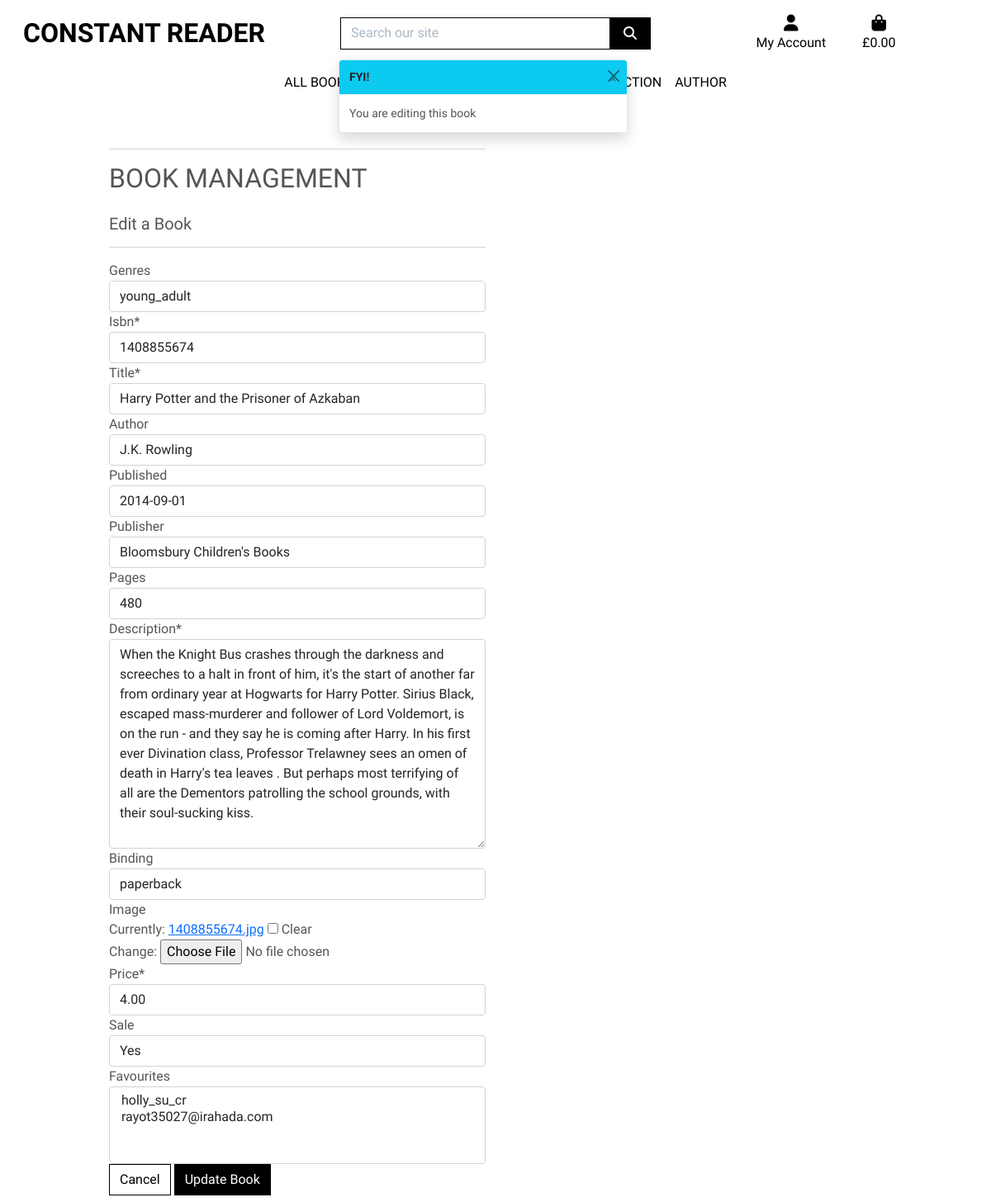
The app's page /books/edit/3 with its own data.
### books/models.py (models this page shows, shortened)
class Books(models.Model):
    class Meta:
        verbose_name_plural = 'Books'
    genres = models.ForeignKey('Genres', null=True, blank=True, on_delete=models.SET_NULL)
    isbn = models.CharField(max_length=15)
    title = models.CharField(max_length=254)
    author = models.CharField(max_length=254, null=True, blank=True)
    published = models.DateField(null=True, blank=True, auto_now=False, auto_now_add=False)
    publisher = models.CharField(max_length=254, null=True, blank=True)
    pages = models.IntegerField(null=True, blank=True)
    description = models.TextField()
    binding = models.CharField(max_length=50, null=True, blank=True)
    image = models.ImageField(null=True, blank=True)
    price = models.DecimalField(max_digits=6, decimal_places=2)
    sale = models.BooleanField(null=True, blank=True)
    favourites = models.ManyToManyField(User, related_name='favourite', default=None, blank=True)

### books/views.py (the view)
# urls.py: path('edit/<int:book_id>', views.edit_book, name='edit_book'),
def edit_book (request, book_id):
    book = get_object_or_404(Books, pk=book_id)
    if request.method == 'POST':
        form = BookForm(request.POST, request.FILES, instance=book)
        if form.is_valid():
            form.save()
            messages.success(request, 'Successfully updated the book!')
            return redirect(reverse('book_detail', args=[book.id]))
        else:
            messages.error(request, 'Failed to update the book. Please check the details and try again')
    else:
        form = BookForm(instance=book)
        messages.info(request, 'You are editing this book')
    template = 'books/edit_book.html'
    context = {
        'form': form,
        'book': book,
    }
    return render(request, template, context)

### books/forms.py
class BookForm(forms.ModelForm):
    class Meta:
        model = Books
        fields = '__all__'

### bag/contexts.py (called while the page is built, shortened)
def bag_contents(request):
    bag_items = []
    total = 0
    product_count = 0
    bag = request.session.get('bag', {})
    if total < settings.FREE_DELIVERY_THRESHOLD:
        delivery = total * Decimal(settings.STANDARD_DELIVERY_PERCENTAGE / 100)
        free_delivery_delta = settings.FREE_DELIVERY_THRESHOLD - total
    else:
        delivery = 0
        free_delivery_delta = 0
    grand_total = delivery + total
    context = {
        'bag_items': bag_items,
        'total': total,
        'product_count': product_count,
        'delivery': delivery,
        'free_delivery_delta': free_delivery_delta,
        'free_delivery_threshold': settings.FREE_DELIVERY_THRESHOLD,
        'grand_total': grand_total,
    }
    return context

### books/models.py (called while the page is built)
    def __str__(self):
        return self.name

### books/templates/books/edit_book.html (shortened to what this page needs)
{% extends "base.html" %}
{% load static %}
{% block page_header %}
<div class="container header-container">
</div>
{% endblock %}
{% block content %}
<div class="overlay"></div>
<div class="container">
    <div class="row">
        <div class="col-102 col-md-6">
            <hr>
            <h2 class="logo-font mb-4">Book Management</h2>
            <h5>Edit a Book</h5>
            <hr>
        </div>
    </div>
    <div class="row">
        <div class="col-12 col-md-6">
            <form method="POST" action="{% url 'edit_book' book.id %}" class="form mb-2" enctype="multipart/form-data">
                {{ form | crispy }}
                <div class="text-right">
                    <a class="btn btn-outline-black rounded-0" href="{% url 'edit_book' book.id %}">Cancel</a>
                    <button class="btn btn-black rounded-0" type="submit">Update Book</button>
                </div>
            </form>
        </div>
    </div>
</div>
{% endblock %}

### static/css/base.css (style rules this page uses)
html { height: 100%; }
body { background: url('/media/colour-book-pile.jpg') no-repeat center center fixed; background-size: cover; height: calc(100vh - 164px); color: #555; font-family: mirza, sans-serif; }
.logo-font { text-transform: uppercase; }
.btn-black { background: black; color: white; }
.btn-outline-black { background: white; color: black !important; border: 1px solid black; }
.overlay { height: 100%; width: 100%; top: 0; left: 0; position: fixed; background: white; z-index: -1; }
@media (min-width: 1200px) { .container { max-width: 80%; } }
@media (min-width: 992px) { .header-container { padding-top: 164px; } }

### records on screen
Books: genres "young_adult", isbn "1408855674", title "Harry Potter and the Prisoner of Azkaban", author "J.K. Rowling", published "2014-09-01", publisher "Bloomsbury Children's Books", pages "480", description "When the Knight Bus crashes through the darkness and screeches to a halt in front of him, it's the start of another far from ordinary year at Hogwarts for Harry Potter. Sirius Black, escaped mass-murderer and follower of Lord Voldemort, is on the run - and they say he is coming after Harry. In his first ever Divination class, Professor Trelawney sees an omen of death in Harry's tea leaves . But perhaps most terrifying of all are the Dementors patrolling the school grounds, with their soul-sucking kiss.", binding "paperback", price "4.00", sale "Yes"

### other values on screen
{{ message }} "You are editing this book"
